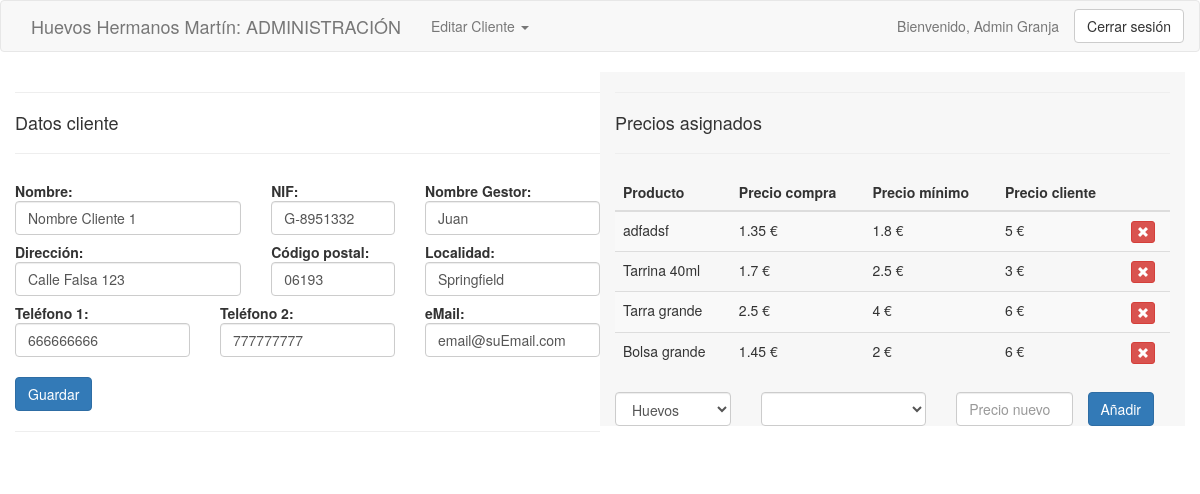
/cliente_editar.php?id=1 (signed in), run on the app's committed database.
### tables this page shows
CREATE TABLE `clientes` (
  `id` int(10) UNSIGNED NOT NULL,
  `nombre` varchar(255) DEFAULT NULL,
  `nif` varchar(12) DEFAULT NULL,
  `nombreGestor` varchar(255) DEFAULT NULL,
  `direccion` varchar(255) DEFAULT NULL,
  `codigoPostal` varchar(5) DEFAULT NULL,
  `localidad` varchar(50) DEFAULT NULL,
  `telefono` varchar(30) DEFAULT NULL,
  `telefono2` varchar(30) DEFAULT NULL,
  `email` varchar(100) DEFAULT NULL
);

CREATE TABLE `precios` (
  `id_producto` int(10) UNSIGNED NOT NULL,
  `id_cliente` int(10) UNSIGNED NOT NULL,
  `precioCliente` float NOT NULL
);

CREATE TABLE `productos` (
  `id` int(10) UNSIGNED NOT NULL,
  `nombre` varchar(255) NOT NULL,
  `unidades` int(10) UNSIGNED NOT NULL,
  `referencia` varchar(50) DEFAULT NULL,
  `precio` float NOT NULL,
  `iva` int(10) UNSIGNED NOT NULL,
  `precioIVA` float NOT NULL,
  `precioMinimo` float NOT NULL,
  `categoria` int(10) UNSIGNED NOT NULL,
  `restaurante` tinyint(1) NOT NULL,
  `web` tinyint(1) NOT NULL,
  `descripcion` text NOT NULL
);

### funciones.php (called while the page is built, shortened)
<?php
	function hacerListado($consulta)
	{
		$servidor = "localhost";
		$usuario = "root";
		$contrasena = "";
		$baseDeDatos = "granja4";
		$enlace = mysqli_connect($servidor, $usuario, $contrasena, $baseDeDatos);
		mysqli_set_charset($enlace, 'utf8');
		$resultado = mysqli_query($enlace, $consulta);
		$listado = [];
		if ($resultado)
		{
			while ($fila = mysqli_fetch_array($resultado, MYSQLI_ASSOC))
			{
				$listado[] = $fila;
			}
		}
		return $listado;
	}
?>

### cliente_modelo.php (called while the page is built, shortened)
<?php
	include_once("funciones.php");
	function obtenerClientePorId($id)
	{
		$cliente = hacerListado("SELECT * FROM clientes WHERE id='$id'");
		if (count($cliente) == 1)
			return $cliente[0];
		else
			return false;
	}
	function obtenerProductosDeClientePorId($id)
	{
		return hacerListado("SELECT id, nombre, precio, precioMinimo, precioCliente FROM productos RIGHT JOIN precios ON productos.id = precios.id_producto WHERE precios.id_cliente ='$id'");
	}
?>

### cliente_productos.php (the view, shortened to what this page needs)
<?php
	$productos = obtenerProductosDeClientePorId($_GET["id"]);
?>
					<hr>
					<h4>Precios asignados</h4>
					<hr>
					<table class="table table-striped">
						<thead>
							<tr>
								<th>Producto</th><th>Precio compra</th><th>Precio mínimo</th><th>Precio cliente</th><th></th>
							</tr>
						</thead>
						<tbody>
						<?php
							foreach ($productos as $producto)
							{
						?>
							<tr>
								<td><?= $producto["nombre"]?></td><td><?= $producto["precio"]?> €</td><td><?= $producto["precioMinimo"]?> €</td><td><?= $producto["precioCliente"]?> €</td>
								<td><a href=cliente_producto_eliminar.php?id=<?= $_GET["id"] ?>&idBorrar=<?= $producto["id"] ?> class="btn btn-xs btn-danger"><span class="glyphicon glyphicon-remove" aria-hidden="true"></span></td>
							</tr>
						<?php
							}
						?>
						</tbody>
					</table>
					<form method="POST">
						<div class="row">
							<div class="col-md-3">
								<select name="categoria" id="categoria" class="form-control">
									<option value="1">Huevos</option>
								</select>
							</div>
							<div class="col-md-4">
								<select name="producto" id="producto" class="form-control">
								</select>
							</div>
							<div class="col-md-3">
								<input type="text" class="form-control" id="precioProducto" name="precioProducto" placeholder="Precio nuevo">
							</div>
								<input type="submit" class="btn btn-primary" value="Añadir">
						</div>
					</form>

### cliente_formulario.php
<div class="row">
	<div class="col-md-12">
		<div class="col-md-6">
			<form class="form-horizontal" method="POST" enctype="multipart/form-data">
				<div class="form-group">
					<hr>
					<h4>Datos cliente</h4>
					<hr>
					<div class="row">
						<div class="col-md-5">
							<label for="nombre" class="control-label">Nombre: </label>
							<input type="text" class="form-control" name= "nombre" id="nombre" value="<?= $nombre?>">
						</div>
						<div class="col-md-3">
							<label for="nif" class="control-label">NIF: </label>
							<input type="text" class="form-control" name="nif" id="nif" value="<?= $nif?>">
						</div>
						<div class="col-md-4">
							<label for="nombreGestor" class="control-label">Nombre Gestor: </label>
							<input type="text" class="form-control" name="nombreGestor" id="nombreGestor" value="<?= $nombreGestor?>">
						</div>
					</div>
					<div class="row">
						<div class="col-md-5">
							<label for="direccion" class="control-label">Dirección: </label>
							<input type="text" class="form-control" id="direccion" name="direccion" value="<?= $direccion?>">
						</div>
						<div class="col-md-3">
							<label for="codigoPostal" class="control-label">Código postal: </label>
							<input type="text" class="form-control" id="codigoPostal" name="codigoPostal" value="<?= $codigoPostal?>">
						</div>
						<div class="col-md-4">
							<label for="localidad" class="control-label">Localidad: </label>
							<input type="text" class="form-control" id="localidad" name="localidad" value="<?= $localidad?>">
						</div>
					</div>
					<div class="row">
						<div class="col-md-4">
							<label for="telefono" class="control-label">Teléfono 1: </label>
							<input type="text" class="form-control" id="telefono" name="telefono" value="<?= $telefono?>">
						</div>
						<div class="col-md-4">
							<label for="telefono2" class="control-label">Teléfono 2: </label>
							<input type="text" class="form-control" id="telefono2" name="telefono2" value="<?= $telefono2?>">
						</div>
						<div class="col-md-4">
							<label for="email" class="control-label">eMail: </label>
							<input type="email" class="form-control" id="email" name="email" value="<?= $email?>">
						</div>
					</div>
					<br>
					<input type="submit" class="btn btn-primary" value="Guardar">
					<hr>
				</div>
			</form>
		</div>
		<div style="background-color: #f7f7f7;" class="col-md-6">
		<?php
			if ($pagina == "Editar Cliente")
			{
				include_once("cliente_productos.php");
			}
		?>
		</div>
	</div>
</div>

### data on the page
clientes: nombre "Nombre Cliente 1", nif "G-8951332", nombreGestor "Juan", direccion "Calle Falsa 123", codigoPostal "06193", localidad "Springfield", telefono "666666666", telefono2 "777777777", email "email@suEmail.com"
precios: id_producto.nombre "adfadsf", id_producto.precio "1.35", id_producto.precioMinimo "1.8", precioCliente "5"
precios: id_producto.nombre "Tarrina 40ml", id_producto.precio "1.7", id_producto.precioMinimo "2.5", precioCliente "3"
precios: id_producto.nombre "Tarra grande", id_producto.precio "2.5", id_producto.precioMinimo "4", precioCliente "6"
precios: id_producto.nombre "Bolsa grande", id_producto.precio "1.45", id_producto.precioMinimo "2", precioCliente "6"

### other printed values
$pagina "Editar Cliente"
getNombreUsuario() "Admin Granja"
